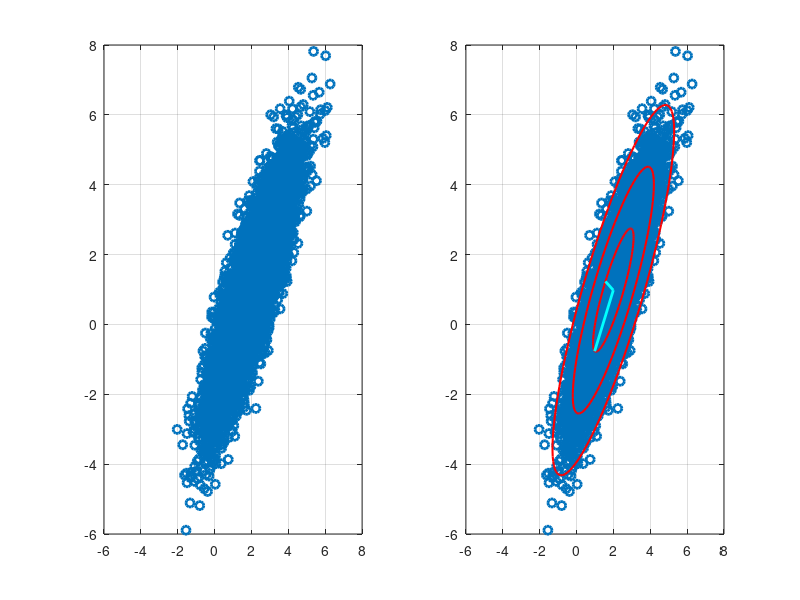

MATLAB code for this plot:
clear all, close all, clc
xC = [2; 1;];                           % Center of data (mean)
sig = [2; .5;];                         % Principal axes
theta = pi/3;                           % Rotate cloud by pi/3
R = [cos(theta) -sin(theta);            % Rotation matrix
    sin(theta) cos(theta)];
nPoints = 10000;                        % Create 10,000 points
X = R*diag(sig)*randn(2,nPoints) + diag(xC)*ones(2,nPoints); 
subplot(1,2,1)                          % Plot cloud of noisy data
scatter(X(1,:),X(2,:),'k.','LineWidth',2)
hold on, box on, grid on
axis([-6 8 -6 8])
%% f_ch01_ex03_1b
Xavg = mean(X,2);                       % Compute mean
B = X - Xavg*ones(1,nPoints);           % Mean-subtracted Data
[U,S,V] = svd(B/sqrt(nPoints),'econ');  % Find principal components (SVD)
subplot(1,2,2)
scatter(X(1,:),X(2,:),'k.','LineWidth',2)  % Plot data to overlay PCA
hold on, box on, grid on
axis([-6 8 -6 8])
theta = (0:.01:1)*2*pi;
[Xstd] = U*S*[cos(theta); sin(theta)];  % 1-std confidence interval
plot(Xavg(1)+Xstd(1,:),Xavg(2) + Xstd(2,:),'r-','LineWidth',1.5)
plot(Xavg(1)+2*Xstd(1,:),Xavg(2) + 2*Xstd(2,:),'r-','LineWidth',1.5)
plot(Xavg(1)+3*Xstd(1,:),Xavg(2) + 3*Xstd(2,:),'r-','LineWidth',1.5)
% Plot principal components U(:,1)S(1,1) and U(:,2)S(2,2)
plot([Xavg(1) Xavg(1)+U(1,1)*S(1,1)],[Xavg(2) Xavg(2)+U(2,1)*S(1,1)],'c-','LineWidth',2)
plot([Xavg(1) Xavg(1)+U(1,2)*S(2,2)],[Xavg(2) Xavg(2)+U(2,2)*S(2,2)],'c-','LineWidth',2)
set(gcf,'Position',[100 100 600 300])